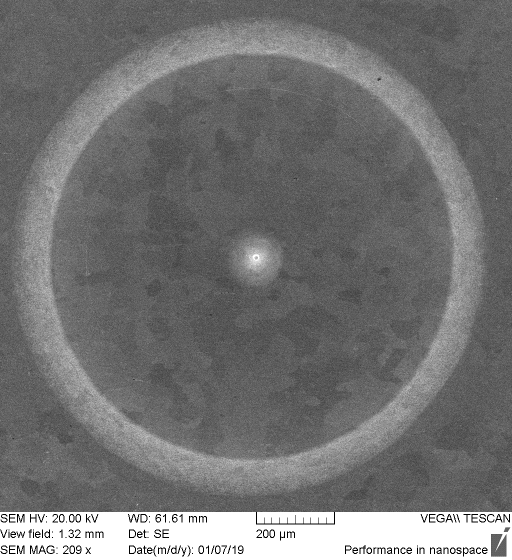
#> input picture Clonky-prototypy/828_3.tif, 1024 x 1120 px (shown at 1/2 size); its folder holds only this picture in this run
$ python create_prototype_clonky.py
#> lines starting #> are read from the running program, lines starting #| are printed output that depends on the picture
### reshape_util.py
'''
A util module containing often used methods while saving / using data.


func: crop_reshape(images): As name suggests, crops and reshapes a list of images.

func: reshape_normalize(images, width, height): Normalizes input data and reshapes
into (len(images), width, height, 1) format suitable for NN input.
'''

import numpy as np

from cv2 import cv2


def crop_reshape(images):
    '''
    Crops the additional info bar from images, reshapes them into desired
    (768, 768) shape and converts to grayscale.

    Arguments:
        images: A list of images to perform operations on, should be 2D array.

    Returns:
        images_list: Numpy array of images converted to grayscale,
        shaped into (768,768), and with cropped off info bar.
    '''
    images_list = []

    for image in images:
        img = cv2.imread(image)
#> img is the input picture: shape (1120, 1024, 3); min 0, max 255, mean 115.4
        # Resize into 768*840 if bigger
        resized = cv2.resize(img, (768, 840))
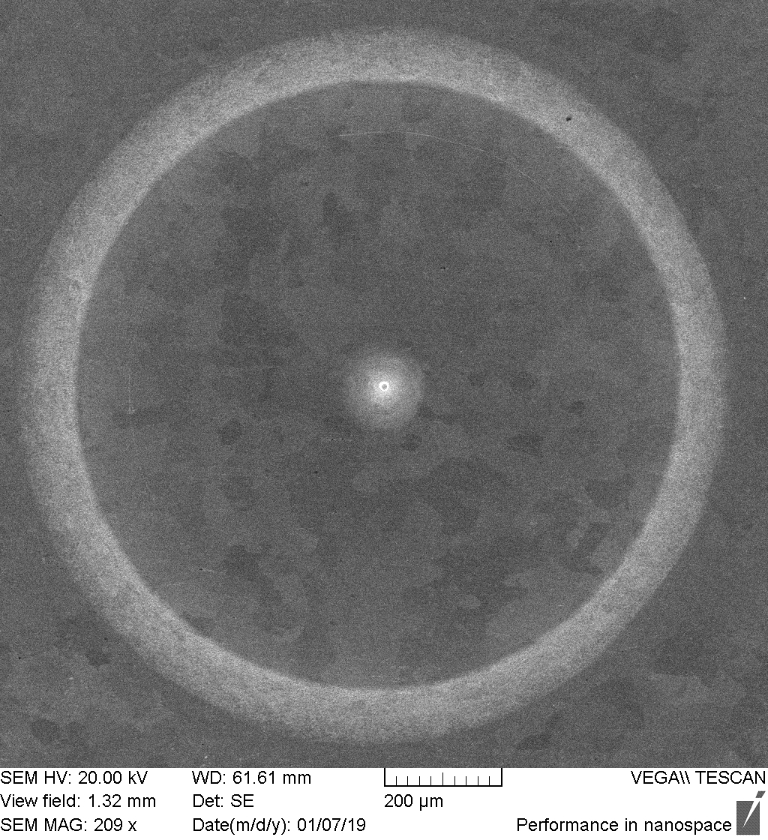
#> resized: shape (840, 768, 3); min 0, max 255, mean 115.3
        # Crop the bottom info, making it 768x768
        cropped_img = resized[0:768, 0:768]
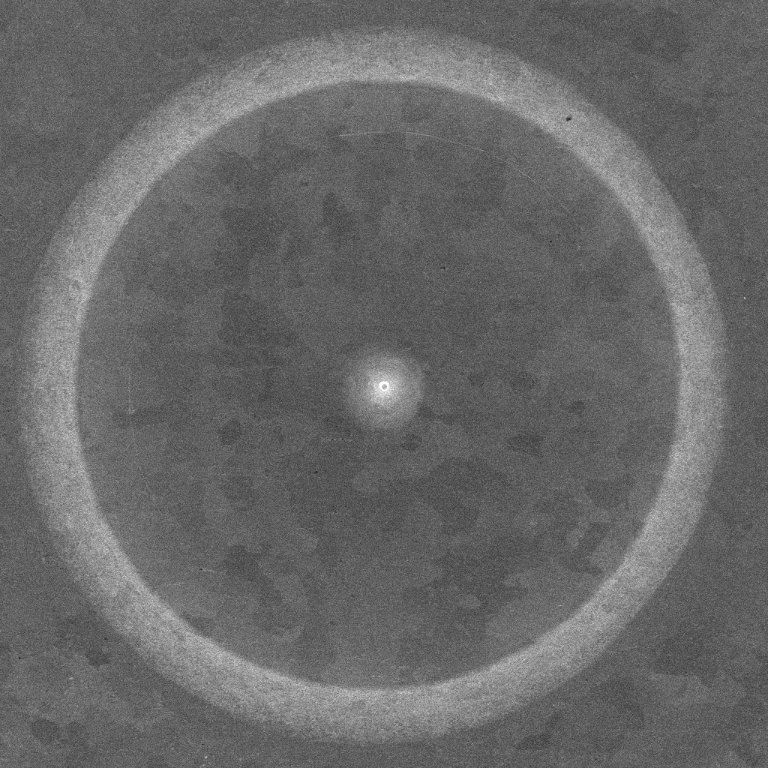
#> cropped_img: shape (768, 768, 3); min 32, max 255, mean 104.5
        # Make it actual grayscale
        gray = cv2.cvtColor(cropped_img, cv2.COLOR_BGR2GRAY)
        # Add the new grayscale image to the list
        images_list.append(gray)
    # As numpy array
    images_list = np.array(images_list)
    # Return the list for further operations
    return images_list


def reshape_normalize(images, img_width, img_height):
    '''
    Converts input image array into float32, normalizes it by dividing by 255.0,
    and reshapes into a Keras Input type of shape; (len(images), width, height, 1).

    Arguments:
        images: Numpy array of images to peform operations on.
        img_width: Integer, desired width dimension of images.
        img_height: Integer, desired height dimension of images.

    Returns:
        reshaped: A numpy array of float32, normalized and reshaped images.
    '''
    # Normalize the data
    normalized = images.astype('float32') / 255.0
    # Reshape into desirable shape
    reshaped = normalized.reshape(normalized.shape[0], img_width, img_height, 1)

    return reshaped

### create_prototype_clonky.py
'''
Copyright (c) 2021, Štěpán Beneš


The purpose of this script it to take the 5 BSE and 5 SE hand-picked prototype
images and turn them into the same shape and format as the rest of the data.

Prototype images are resized to 768x768, the info bar is cropped off. Afterwards
the images are normalized to float32 in range [0,1] and reshaped into Keras Input
shape of (len(images), width, height, 1). Finally they are saved for further use
during anomaly detection with siamese networks.
'''
import glob
import numpy as np
import cv2

from reshape_util import crop_reshape
from reshape_util import reshape_normalize


IMG_WIDTH = 768
IMG_HEIGHT = 768

proto_images_se = glob.glob('Clonky-prototypy/*_3*')
proto_images_bse = glob.glob('Clonky-prototypy/*_4*')

proto_images_se_list = crop_reshape(proto_images_se)
proto_images_bse_list = crop_reshape(proto_images_bse)

proto_images_se_list = reshape_normalize(proto_images_se_list, IMG_WIDTH, IMG_HEIGHT)
proto_images_bse_list = reshape_normalize(proto_images_bse_list, IMG_WIDTH, IMG_HEIGHT)

print(proto_images_se_list.shape)
#| (1, 768, 768, 1)
print(proto_images_bse_list.shape)

np.save("Data/SE_prototypes.npy", proto_images_se_list)
np.save("Data/BSE_prototypes.npy", proto_images_bse_list)

$ run again, on Clonky-prototypy/840_3.png
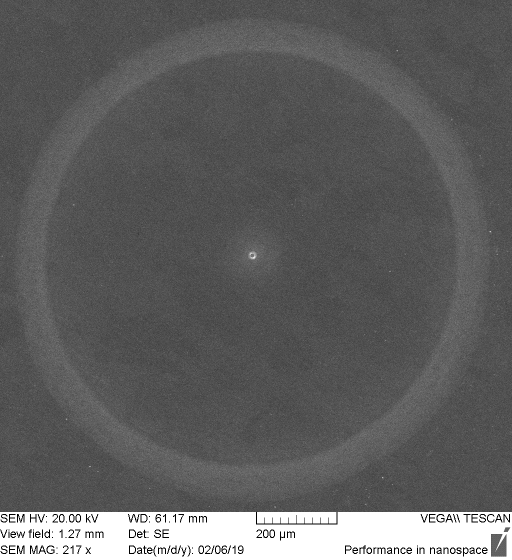
#> input picture Clonky-prototypy/840_3.png, 1024 x 1120 px (shown at 1/2 size)
#> in crop_reshape, img is the input picture: shape (1120, 1024, 3); min 0, max 255, mean 96.4
#> in crop_reshape, `resized = cv2.resize(img, (768, 840))`:
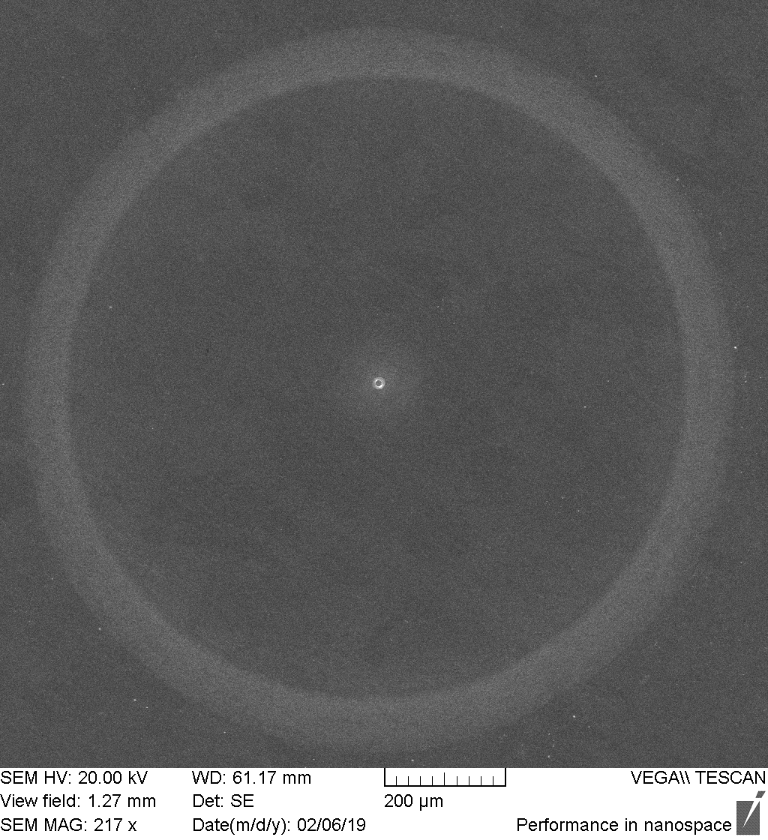
#> resized: shape (840, 768, 3); min 0, max 255, mean 96.3
#> in crop_reshape, `cropped_img = resized[0:768, 0:768]`:
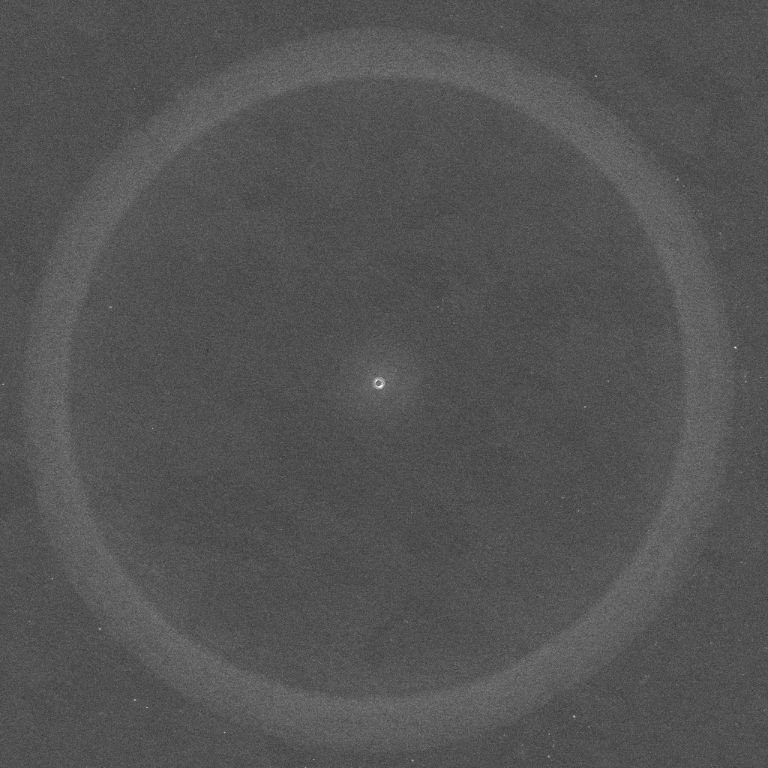
#> cropped_img: shape (768, 768, 3); min 52, max 252, mean 83.6
#| (1, 768, 768, 1)

$ run again, on Clonky-prototypy/862_3.png
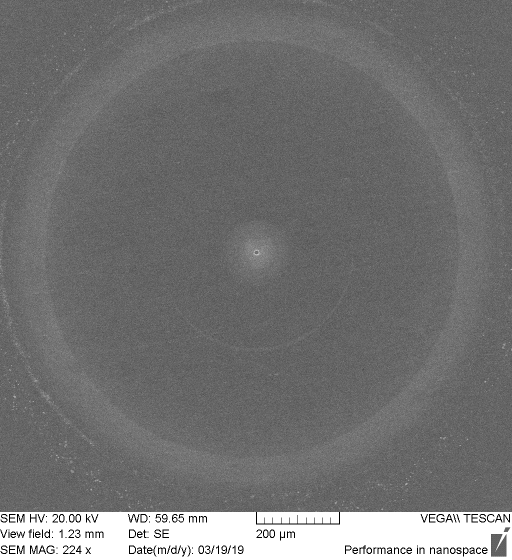
#> input picture Clonky-prototypy/862_3.png, 1024 x 1120 px (shown at 1/2 size)
#> in crop_reshape, img is the input picture: shape (1120, 1024, 3); min 0, max 255, mean 115.1
#> in crop_reshape, `resized = cv2.resize(img, (768, 840))`:
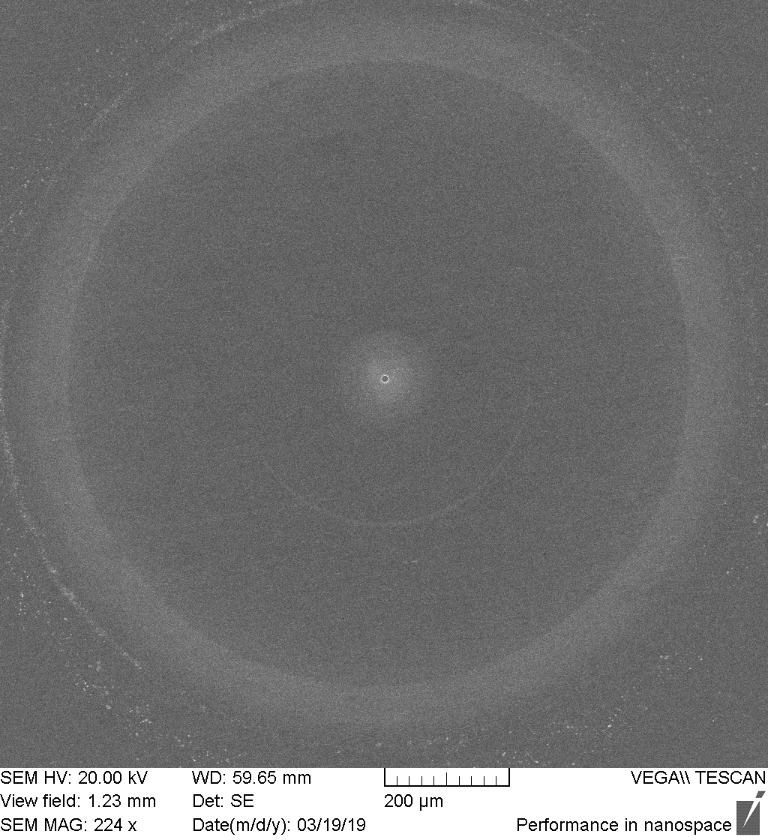
#> resized: shape (840, 768, 3); min 0, max 255, mean 115
#> in crop_reshape, `cropped_img = resized[0:768, 0:768]`:
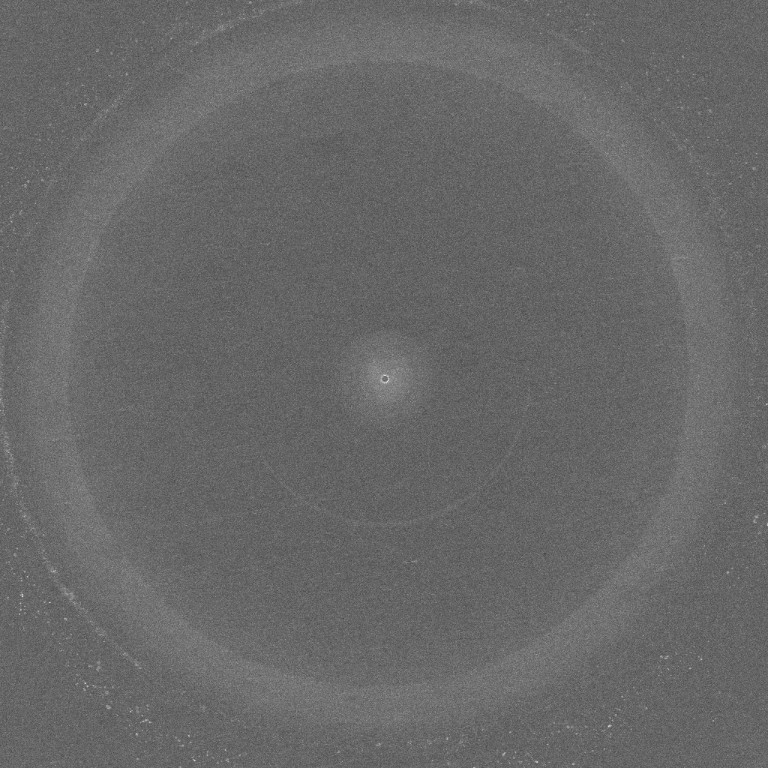
#> cropped_img: shape (768, 768, 3); min 69, max 228, mean 104.1
#| (1, 768, 768, 1)
